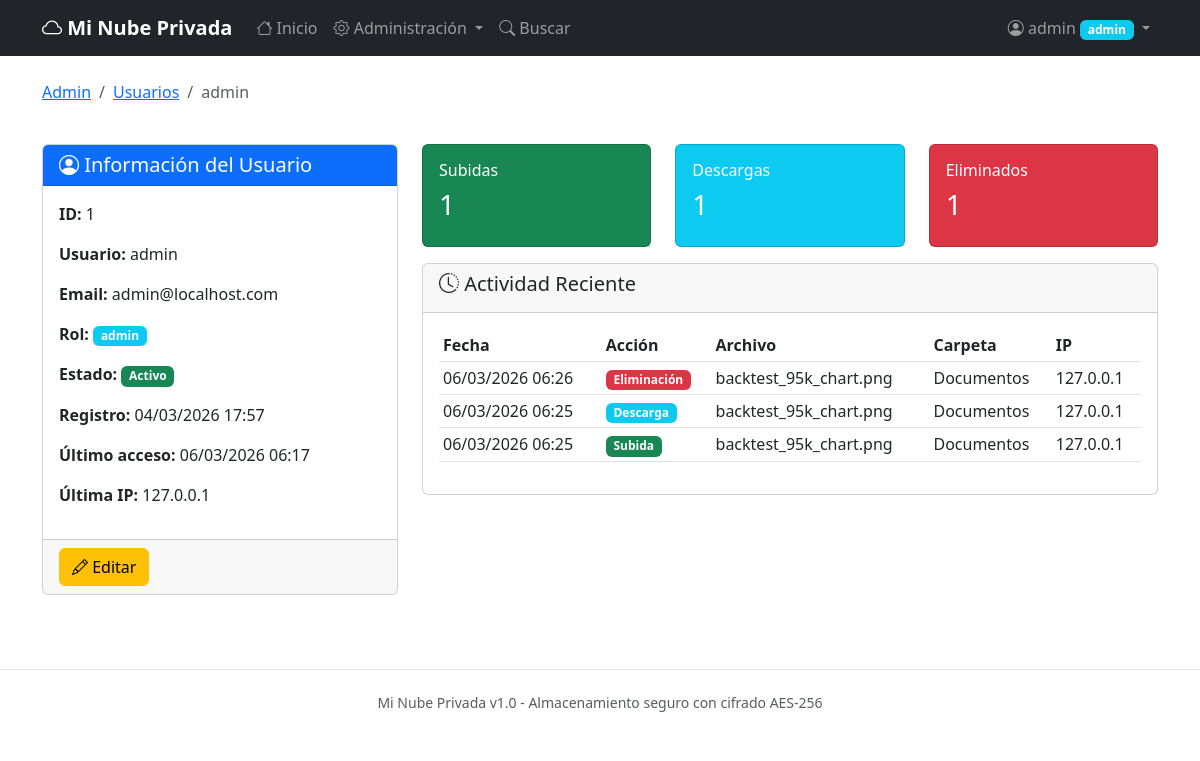
Before: /admin/users/1 (signed in) with the older database file.
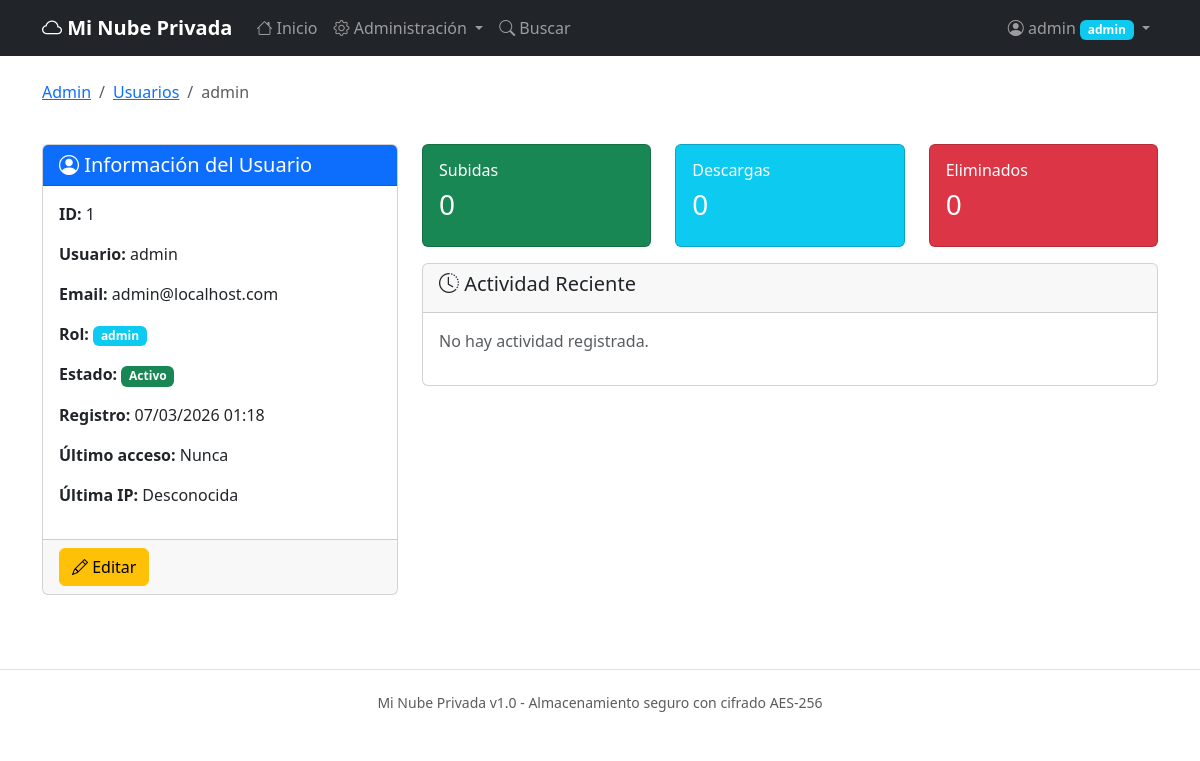
After: the same page with the newer database file.
### app/models.py (models this page shows, shortened)
class User(UserMixin, db.Model):
    __tablename__ = 'users'
    id = db.Column(db.Integer, primary_key=True)
    username = db.Column(db.String(80), unique=True, nullable=False, index=True)
    email = db.Column(db.String(120), unique=True, nullable=False, index=True)
    password_hash = db.Column(db.String(256), nullable=False)
    role = db.Column(db.String(20), nullable=False, default='viewer')  # admin, editor, viewer
    is_active = db.Column(db.Boolean, default=True)
    created_at = db.Column(db.DateTime, default=datetime.utcnow)
    last_login = db.Column(db.DateTime)
    last_ip = db.Column(db.String(45))
    file_logs = db.relationship('FileLog', backref='user', lazy='dynamic', cascade='all, delete-orphan')
    @property
    def is_admin(self):
        return self.role == 'admin'

class FileLog(db.Model):
    __tablename__ = 'file_logs'
    id = db.Column(db.Integer, primary_key=True)
    filename = db.Column(db.String(255), nullable=False)
    original_filename = db.Column(db.String(255))
    folder = db.Column(db.String(100), nullable=False)
    folder_path = db.Column(db.String(500))
    action = db.Column(db.String(20), nullable=False)  # upload, download, delete
    user_id = db.Column(db.Integer, db.ForeignKey('users.id'), nullable=False)
    timestamp = db.Column(db.DateTime, default=datetime.utcnow, index=True)
    ip_address = db.Column(db.String(45))
    file_size = db.Column(db.Integer)  # en bytes
    success = db.Column(db.Boolean, default=True)
    error_message = db.Column(db.String(500))

### app/admin.py (the view)
@admin_bp.route('/users/<int:user_id>')
@login_required
@admin_required
def view_user(user_id):
    user = User.query.get_or_404(user_id)
    total_uploads = FileLog.query.filter_by(user_id=user_id, action='upload').count()
    total_downloads = FileLog.query.filter_by(user_id=user_id, action='download').count()
    total_deleted = FileLog.query.filter_by(user_id=user_id, action='delete').count()
    recent_logs = FileLog.query.filter_by(user_id=user_id)\
                               .order_by(desc(FileLog.timestamp))\
                               .limit(20).all()
    return render_template('admin/view_user.html',
                         user=user,
                         total_uploads=total_uploads,
                         total_downloads=total_downloads,
                         total_deleted=total_deleted,
                         recent_logs=recent_logs)

### app/templates/admin/view_user.html (shortened to what this page needs)
{% extends "base.html" %}
{% block content %}
<div class="row mb-4">
    <div class="col">
        <nav aria-label="breadcrumb">
            <ol class="breadcrumb">
                <li class="breadcrumb-item"><a href="{{ url_for('admin.dashboard') }}">Admin</a></li>
                <li class="breadcrumb-item"><a href="{{ url_for('admin.list_users') }}">Usuarios</a></li>
                <li class="breadcrumb-item active">{{ user.username }}</li>
            </ol>
        </nav>
    </div>
</div>
<div class="row">
    <div class="col-md-4">
        <div class="card mb-4">
            <div class="card-header bg-primary text-white">
                <h5 class="mb-0"><i class="bi bi-person-circle"></i> Información del Usuario</h5>
            </div>
            <div class="card-body">
                <p><strong>ID:</strong> {{ user.id }}</p>
                <p><strong>Usuario:</strong> {{ user.username }}</p>
                <p><strong>Email:</strong> {{ user.email }}</p>
                <p><strong>Rol:</strong> <span class="badge bg-info">{{ user.role }}</span></p>
                <p><strong>Estado:</strong>
                    {% if user.is_active %}
                    <span class="badge bg-success">Activo</span>
                    {% else %}
                    <span class="badge bg-danger">Inactivo</span>
                    {% endif %}
                </p>
                <p><strong>Registro:</strong> {{ user.created_at.strftime('%d/%m/%Y %H:%M') }}</p>
                <p><strong>Último acceso:</strong> {{ user.last_login.strftime('%d/%m/%Y %H:%M') if user.last_login else 'Nunca' }}</p>
                <p><strong>Última IP:</strong> {{ user.last_ip or 'Desconocida' }}</p>
            </div>
            <div class="card-footer">
                <a href="{{ url_for('admin.edit_user', user_id=user.id) }}" class="btn btn-warning">
                    <i class="bi bi-pencil"></i> Editar
                </a>
            </div>
        </div>
    </div>
    <div class="col-md-8">
        <div class="row">
            <div class="col-md-4 mb-3">
                <div class="card text-white bg-success">
                    <div class="card-body">
                        <h6>Subidas</h6>
                        <h3>{{ total_uploads }}</h3>
                    </div>
                </div>
            </div>
            <div class="col-md-4 mb-3">
                <div class="card text-white bg-info">
                    <div class="card-body">
                        <h6>Descargas</h6>
                        <h3>{{ total_downloads }}</h3>
                    </div>
                </div>
            </div>
            <div class="col-md-4 mb-3">
                <div class="card text-white bg-danger">
                    <div class="card-body">
                        <h6>Eliminados</h6>
                        <h3>{{ total_deleted }}</h3>
                    </div>
                </div>
            </div>
        </div>
        <div class="card">
            <div class="card-header">
                <h5><i class="bi bi-clock-history"></i> Actividad Reciente</h5>
            </div>
            <div class="card-body">
                {% if recent_logs %}
                <div class="table-responsive">
                    <table class="table table-sm">
                        <thead>
                            <tr>
                                <th>Fecha</th>
                                <th>Acción</th>
                                <th>Archivo</th>
                                <th>Carpeta</th>
                                <th>IP</th>
                            </tr>
                        </thead>
                        <tbody>
                            {% for log in recent_logs %}
                            <tr>
                                <td>{{ log.timestamp.strftime('%d/%m/%Y %H:%M') }}</td>
                                <td>
                                    {% if log.action == 'upload' %}
                                    <span class="badge bg-success">Subida</span>
                                    {% elif log.action == 'download' %}
                                    <span class="badge bg-info">Descarga</span>
                                    {% elif log.action == 'delete' %}
                                    <span class="badge bg-danger">Eliminación</span>
                                    {% endif %}
                                </td>
                                <td>{{ log.filename }}</td>
                                <td>{{ log.folder }}</td>
                                <td>{{ log.ip_address }}</td>
                            </tr>
                            {% endfor %}
                        </tbody>
                    </table>
                </div>
                {% else %}
                <p class="text-muted">No hay actividad registrada.</p>
                {% endif %}
            </div>
        </div>
    </div>
</div>
{% endblock %}

### app/templates/base.html (shortened to what this page needs)
<!DOCTYPE html>
<html lang="es">
<head>
    <link href="https://cdn.jsdelivr.net/npm/bootstrap@5.3.0/dist/css/bootstrap.min.css" rel="stylesheet">
    <link rel="stylesheet" href="https://cdn.jsdelivr.net/npm/bootstrap-icons@1.11.1/font/bootstrap-icons.css">
</head>
<body>
    {% include 'includes/navbar.html' %}
    <div class="container mt-4">
        {% block content %}{% endblock %}
    </div>
    <footer class="footer">
        <div class="container text-center text-muted">
            <small>Mi Nube Privada v1.0 - Almacenamiento seguro con cifrado AES-256</small>
        </div>
    </footer>
</body>
</html>

### app/templates/includes/navbar.html (shortened to what this page needs)
<nav class="navbar navbar-expand-lg navbar-dark bg-dark">
    <div class="container">
        <a class="navbar-brand" href="{{ url_for('main.index') }}">
            <i class="bi bi-cloud"></i> Mi Nube Privada
        </a>
        <div class="collapse navbar-collapse" id="navbarNav">
            <ul class="navbar-nav me-auto">
                <li class="nav-item">
                    <a class="nav-link" href="{{ url_for('main.index') }}">
                        <i class="bi bi-house"></i> Inicio
                    </a>
                </li>
                {% if current_user.is_authenticated and current_user.is_admin %}
                <li class="nav-item dropdown">
                    <a class="nav-link dropdown-toggle" href="#" role="button" data-bs-toggle="dropdown">
                        <i class="bi bi-gear"></i> Administración
                    </a>
                </li>
                {% endif %}
                <li class="nav-item">
                    <a class="nav-link" href="{{ url_for('main.search') }}">
                        <i class="bi bi-search"></i> Buscar
                    </a>
                </li>
            </ul>
            <ul class="navbar-nav">
                {% if current_user.is_authenticated %}
                <li class="nav-item dropdown">
                    <a class="nav-link dropdown-toggle" href="#" role="button" data-bs-toggle="dropdown">
                        <i class="bi bi-person-circle"></i> {{ current_user.username }}
                        <span class="badge bg-info">{{ current_user.role }}</span>
                    </a>
                </li>
                {% else %}
                <li class="nav-item">
                    <a class="nav-link" href="{{ url_for('auth.login') }}">Iniciar sesión</a>
                </li>
                {% endif %}
            </ul>
        </div>
    </div>
</nav>

### app/templates/base.html (style rules this page uses)
.navbar-brand { font-weight: bold; }
.footer { margin-top: 50px; padding: 20px 0; border-top: 1px solid #dee2e6; }

Changed rows visible on the page:
removed FileLog: timestamp "06/03/2026 06:26", action "Eliminación", filename "backtest_95k_chart.png", folder "Documentos", ip_address "127.0.0.1"
removed FileLog: timestamp "06/03/2026 06:25", action "Descarga", filename "backtest_95k_chart.png", folder "Documentos", ip_address "127.0.0.1"
removed FileLog: timestamp "06/03/2026 06:25", action "Subida", filename "backtest_95k_chart.png", folder "Documentos", ip_address "127.0.0.1"
changed User "admin": created_at "04/03/2026 17:57" → "07/03/2026 01:18"; last_login "06/03/2026 06:17" → "Nunca"; last_ip "127.0.0.1" → "Desconocida"
Other visible differences:
{{ total_uploads }}: "1" → "0"
{{ total_downloads }}: "1" → "0"
{{ total_deleted }}: "1" → "0"
text no longer shown: "Fecha Acción Archivo Carpeta IP"
text now shown: "No hay actividad registrada."
